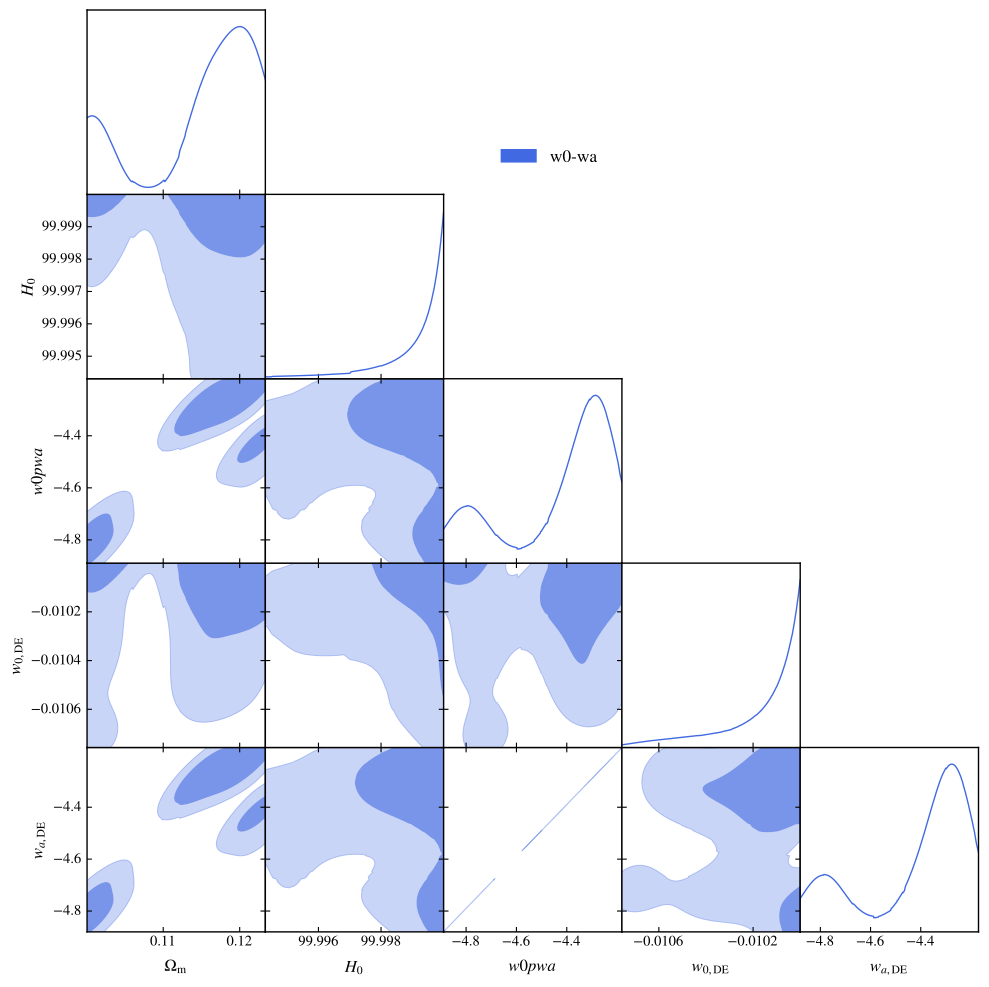

Here is the Python script that generated this plot:
import getdist.plots as gplot
from getdist import MCSamples
from getdist import loadMCSamples
import os
import matplotlib
import subprocess
import matplotlib.pyplot as plt
import numpy as np

# GENERAL PLOT OPTIONS
matplotlib.rcParams['mathtext.fontset'] = 'stix'
matplotlib.rcParams['font.family'] = 'STIXGeneral'
matplotlib.rcParams['mathtext.rm'] = 'Bitstream Vera Sans'
matplotlib.rcParams['mathtext.it'] = 'Bitstream Vera Sans:italic'
matplotlib.rcParams['mathtext.bf'] = 'Bitstream Vera Sans:bold'
matplotlib.rcParams['xtick.bottom'] = True
matplotlib.rcParams['xtick.top'] = False
matplotlib.rcParams['ytick.right'] = False
matplotlib.rcParams['axes.edgecolor'] = 'black'
matplotlib.rcParams['axes.linewidth'] = '1.0'
matplotlib.rcParams['axes.labelsize'] = 'medium'
matplotlib.rcParams['axes.grid'] = True
matplotlib.rcParams['grid.linewidth'] = '0.0'
matplotlib.rcParams['grid.alpha'] = '0.18'
matplotlib.rcParams['grid.color'] = 'lightgray'
matplotlib.rcParams['legend.labelspacing'] = 0.77
matplotlib.rcParams['savefig.bbox'] = 'tight'
matplotlib.rcParams['savefig.format'] = 'pdf'

# ADDING NEFF AS DERIVED PARAMETER
parameter = [u'omegam',u'H0', u'w0pwa', u'w',u'wa']
chaindir=r'.'

analysissettings={'smooth_scale_1D':0.45,'smooth_scale_2D':0.45,'ignore_rows': u'0.3',
'range_confidence' : u'0.025'}

#GET DIST PLOT SETUP
g=gplot.getSubplotPlotter(chain_dir=chaindir,
analysis_settings=analysissettings,width_inch=10.0)
g.settings.lw_contour = 1.2
g.settings.legend_rect_border = False
g.settings.figure_legend_frame = False
g.settings.axes_fontsize = 13.5
g.settings.legend_fontsize = 15.5
g.settings.alpha_filled_add = 0.7
g.settings.lab_fontsize=15
g.legend_labels=False

param_3d = None
g.triangle_plot(['EXAMPLE_MCMC701'],parameter,
plot_3d_with_param=param_3d,line_args=[
{'lw': 1.0,'ls': 'solid', 'color':'royalblue'},
{'lw': 1.6,'ls': 'solid', 'color':'firebrick'},
{'lw': 1.9,'ls': 'dashed', 'color':'black'}],
contour_colors=['royalblue','firebrick','black'],
filled=True,shaded=False,
legend_labels=['w0-wa'],legend_loc=(0.5,0.825),
imax_shaded=0)
g.export()
